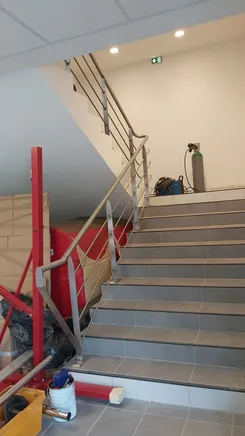
#> input picture images/20200527_135541.webp, 245 x 436 px, shrunk from 2268 x 4032 before the run, found by its file name
$ python rotate_selected.py
#> lines starting #> are read from the running program, lines starting #| are printed output that depends on the picture
from PIL import Image, ImageOps
import os

files = [
    r"C:\Users\User\Documents\ERRM\Site web\images\20200527_135541.webp",
    r"C:\Users\User\Documents\ERRM\Site web\images\20220311_105756.webp",
    r"C:\Users\User\Documents\ERRM\Site web\images\20250925_165507.webp",
    r"C:\Users\User\Documents\ERRM\Site web\images\real-coffret.webp",
    r"C:\Users\User\Documents\ERRM\Site web\images\realisations\Chaudronnerie & Tuyauterie\20250117_144903.webp",
    r"C:\Users\User\Documents\ERRM\Site web\images\realisations\Chaudronnerie & Tuyauterie\realisation_p6_37.jpeg",
    r"C:\Users\User\Documents\ERRM\Site web\images\realisations\Chaudronnerie & Tuyauterie\realisation_p6_38.jpeg",
    r"C:\Users\User\Documents\ERRM\Site web\images\realisations\Chaudronnerie & Tuyauterie\WP_20220212_19_50_29_Pro.webp",
    r"C:\Users\User\Documents\ERRM\Site web\images\realisations\Chaudronnerie & Tuyauterie\WP_20220212_19_50_57_Pro.webp"
]

for f in files:
    if os.path.exists(f):
        try:
            with Image.open(f) as img:
                # First try to strip EXIF if it's interfering, or just rotate.
                # We will just rotate 90 degrees clockwise.
#> img is the input picture: PIL image 245x436 RGB; mean R, G, B 144.3, 131.2, 122.5
                rotated = img.rotate(-90, expand=True)
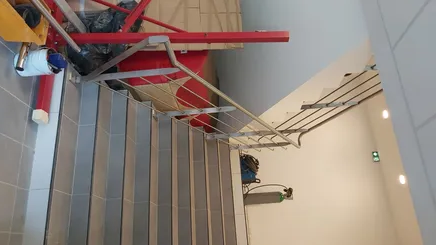
#> rotated: PIL image 436x245 RGB; mean R, G, B 144.3, 131.2, 122.5
                rotated.save(f)
                print(f"Rotated {os.path.basename(f)} by 90 degrees clockwise.")
        except Exception as e:
            print(f"Error processing {f}: {e}")
    else:
        print(f"File not found: {f}")
#> pass 2 of the loop `for f in files:`:
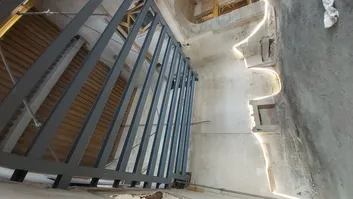
#> input picture images/20220311_105756.webp, 353 x 199 px, shrunk from 3264 x 1836 before the run, found by its file name
#> img is the input picture: PIL image 353x199 RGB; mean R, G, B 116.2, 114.8, 109.2
#> `rotated = img.rotate(-90, expand=True)`:
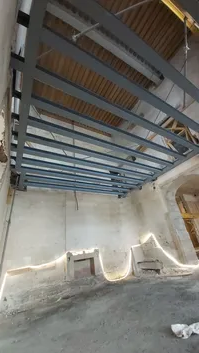
#> rotated: PIL image 199x353 RGB; mean R, G, B 116.2, 114.8, 109.2
#> pass 3 of the loop `for f in files:`:
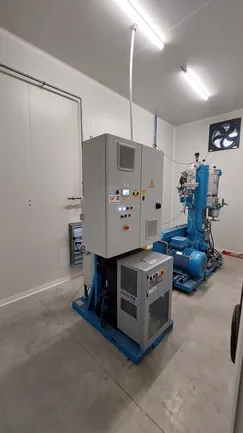
#> input picture images/20250925_165507.webp, 243 x 433 px, shrunk from 2250 x 4000 before the run, found by its file name
#> img is the input picture: PIL image 243x433 RGB; mean R, G, B 134.6, 130.1, 127.3
#> `rotated = img.rotate(-90, expand=True)`:
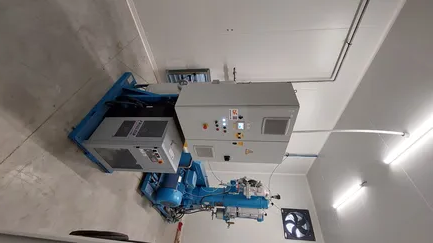
#> rotated: PIL image 433x243 RGB; mean R, G, B 134.6, 130.1, 127.3
#> the loop made 9 passes; the first 3 are shown
